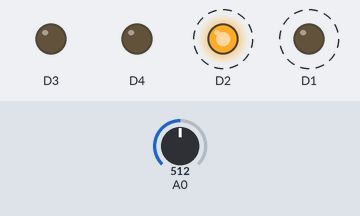
Bench run of a sketch on a simulated ESP8266 (NodeMCU). Parts: output pins drawn as LEDs (lit = HIGH). Dashed ring = blinking. The inputs (shaded band) are chosen by the test bench; at power-on: A0 = 512. What the sketch prints to the serial monitor is not drawn.

Above: at 0.8 s.
Timing chart, 0 to 3.2 s (numbered marks = the images above):
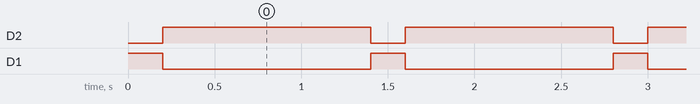

The sketch:

analog_multiplexing.ino
```cpp
void setup() {
  // put your setup code here, to run once:
  Serial.begin(9600);
  pinMode(D1, OUTPUT);
  pinMode(D2, OUTPUT);
  pinMode(D3, OUTPUT);
  pinMode(D4, OUTPUT);
}

void loop() {
  // put your main code here, to run repeatedly:

  int data1  = analogRead1();
  Serial.print("sensor 1 :");
  Serial.print(data1);
  Serial.print(" / ");
  delay(200);
  int data2  = analogRead2();
  Serial.print("sensor 2 :");
  Serial.println(data2);
  delay(200);
  //  if(data1 >= 650)
  // {
  //   digitalWrite(D3, HIGH);
  // }
  // else {
  // digitalWrite(D3, LOW);
  // }
delay(1000);

}

int analogRead1()
{
   digitalWrite(D1,HIGH);
   digitalWrite(D2,LOW);
   return analogRead(A0);
}

int analogRead2()
{
   digitalWrite(D1,LOW);
   digitalWrite(D2,HIGH);
   return analogRead(A0);
}
```

Measured:
- by itself, D2: alternates HIGH for 1.2 s and LOW for 0.20 s
- by itself, D1: alternates HIGH for 0.20 s and LOW for 1.2 s
